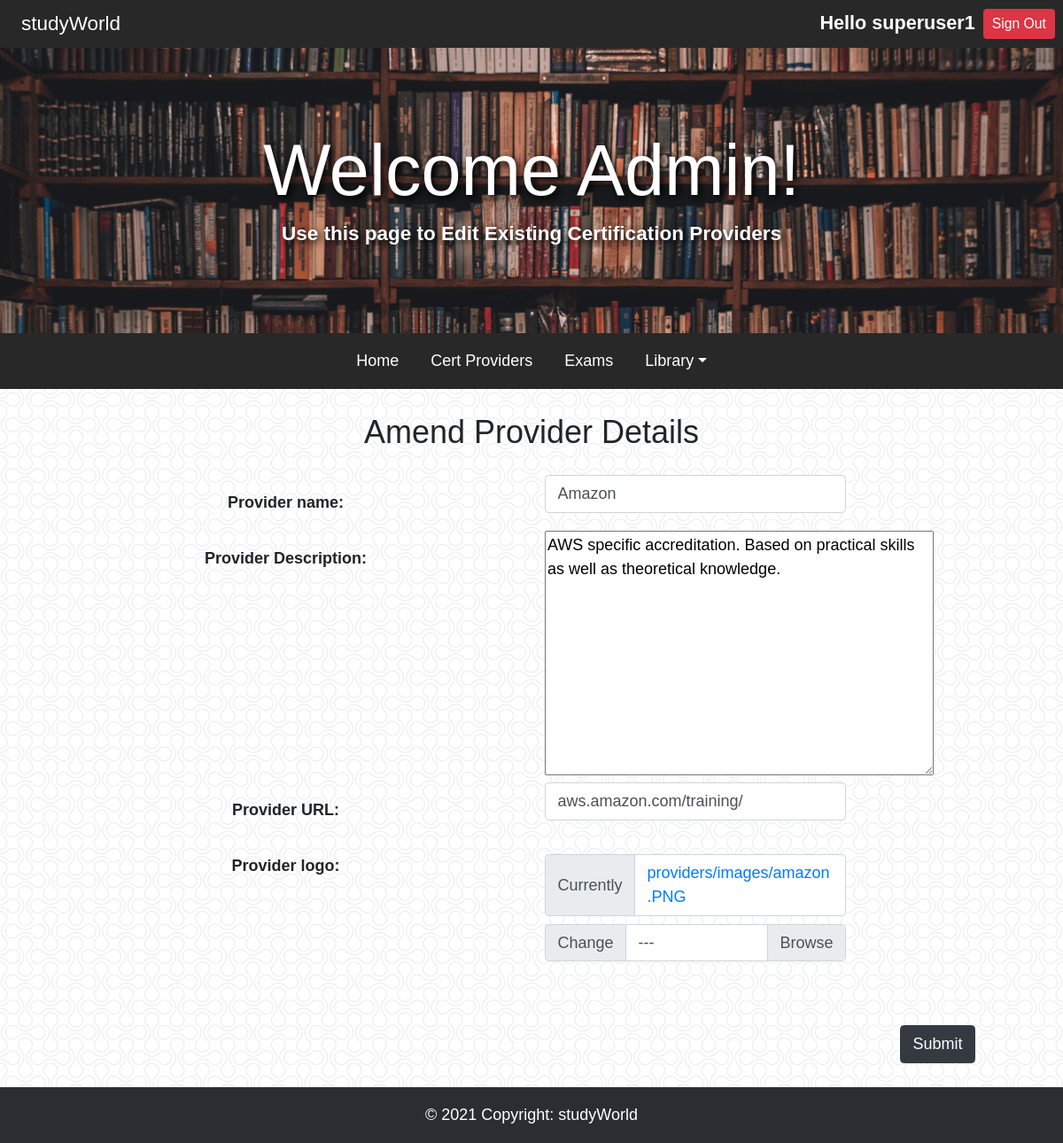
The app's page /providers/update/57 (signed in) with its own data.
### providers/models.py (models this page shows, shortened)
class Providers(models.Model):
    name = models.CharField(max_length=50)
    description = models.CharField(max_length=200)
    url = models.CharField(max_length=50)
    logo = models.ImageField(upload_to='providers/images/', null=True)
    created = models.DateTimeField(auto_now_add=True)
    class Meta:
        ordering = ['created']

### providers/views.py (the view, shortened to what this page needs)
# urls.py: path('providers/update/<pk>', providers_update, name='providers-update'),
def providers_update(request, pk):
    if request.user.is_staff:
        provider = Providers.objects.get(id=pk)
        form = providerCreateForm(instance=provider)
        context = {'form': form}
        return render(request, 'update.html', context)
    else:
        return redirect('index')

### providers/forms.py
class providerCreateForm(forms.ModelForm):
    name = forms.CharField(widget=forms.TextInput(attrs={
        'placeholder': 'Provider Name'}))
    description = forms.CharField(widget=forms.TextInput(attrs={
        'placeholder': 'Provider description'}))
    url = forms.CharField(widget=forms.TextInput(attrs={
        'placeholder': 'url'}))
    logo = forms.ImageField()
    def __init__(self, *args, **kwargs):
        super(providerCreateForm, self).__init__(*args, **kwargs)
        self.helper = FormHelper()
        self.helper.form_show_labels = False
    class Meta:
        model = Providers
        fields = ['name', 'description', 'url', 'logo']

### providers/templates/update.html (shortened to what this page needs)
{% extends "base.html" %}
{% load crispy_forms_tags %}
{% load static %}
{% block scripts %}
    <link rel="stylesheet" type="text/css" href="{% static 'css/main.css' %}">
{% endblock scripts %}
{% block content %}
<div class="jumbotron jumbotron-fluid">
    <div class="container">
        <h1 class="display-3 text-center">
            <strong>
                Welcome Admin!
            </strong>
        </h1>
        <h5 class="text-center">
            <strong>
                Use this page to Edit Existing Certification Providers
            </strong>
        </h5>
    </div>
</div>
{% include "navbar.html" %}
<div class="container">
    <h2 class="my-4 text-center">
        Amend Provider Details
    </h2>
    <form method="post" enctype="multipart/form-data">
        <div class="container">
            <div class="row">
                <div class="col-md-6 pt-3 text-center">
                    <p class="fieldname">Provider name:</p>
                </div>
                <div class="col-md-4 text-left">
                    {{ form.name|as_crispy_field }}
                </div>
            </div>
            <div class="row">
                <div class="col-md-6 pt-3 text-center">
                    <p class="fieldname">Provider Description:</p>
                </div>
                <div class="col-md-4 text-center">
                    {{ form.description.as_textarea }}
                </div>
            </div>
            <div class="row">
                <div class="col-md-6 pt-3 text-center">
                    <p class="fieldname">Provider URL:</p>
                </div>
                <div class="col-md-4 text-left">
                    {{ form.url|as_crispy_field }}
                </div>
            </div>
            <div class="row">
                <div class="col-md-6 pt-3 text-center">
                    <p class="fieldname">Provider logo:</p>
                </div>
                <div class="col-md-4 pt-3">
                    {{ form.logo|as_crispy_field }}
                </div>
            </div>
            <br>
        </div>
        <div class="text-right pr-5">
            <button class="btn btn-dark my-4" type="submit">Submit</button>
        </div>
    </form>
</div>
{% endblock content %}

### templates/base.html (shortened to what this page needs)
{% load static %}
<!DOCTYPE html>
<html lang="en">
    <head>
        <link rel="stylesheet" href="https://cdn.jsdelivr.net/npm/bootstrap@4.5.3/dist/css/bootstrap.min.css">
        <link rel="stylesheet" type="text/css" href="{% static 'css/style.css' %}">
        {% block scripts %}
        {% endblock scripts %}
    </head>
    <div class="container-fluid headpanel">
        <div class="row">
          <div class="col-8"><a class="navbar-brand mx-2 my-1 studyworld" href="{% url 'index' %}">studyWorld</a></div>
          <div class="col-4 align-self-center px-2">
            {% if user.is_authenticated %}
              <a class="btn btn-sm btn-danger fw-bold float-right" href="{% url 'members:member-signout' %}" type="submit">Sign Out</a>
              <a class="text-wrap pr-2 float-right" id="greeting"> Hello {{request.user}}</a>
            {% else %}
              <a class="btn btn-sm btn-success fw-bold float-right mx-2 headbtn" href="{% url 'members:member-register' %}" type="submit">Join Us</a>
              <a class="btn btn-sm btn-success fw-bold float-right mx-2 headbtn" href="{% url 'members:member-signin' %}" type="submit">Sign In!</a>
            {% endif %}
          </div>
        </div>
      </div>
    <body>
        {% block content %}
        {% endblock content %}
    </body>
<footer class="bg-dark text-center text-white footermobile">
  <div class="text-center p-3" style="background-color: rgba(0, 0, 0, 0.2);">
    © 2021 Copyright:
    <a class="text-white">studyWorld</a>
  </div>
</footer>
</html>

### static/css/style.css (style rules this page uses)
body, html { height: 100%; margin: 0; font-size: large; font-family: Arial; background-color: white; background-image: url('../images/backgrounds/bubble.png'); }
.studyworld { color:white }
.headpanel { background-color: rgb(40, 40, 40); }
#greeting { color: white; font-size: larger; font-weight: bold; }
.jumbotron { color: white; text-shadow: 3px 3px 8px #000000; margin-bottom: 0 !important; background-image: url('/static/images/jumbotron/resource.png'); background-size: cover; padding: 5rem 3rem; background-color: rgb(65, 65, 65); }

### providers/static/css/main.css (style rules this page uses)
.fieldname { font-weight: bold; font-size: large; }

### records on screen
Providers: name "Amazon", description "AWS specific accreditation. Based on practical skills as well as theoretical knowledge.", url "aws.amazon.com/training/", logo|as_crispy_field "Currently providers/images/amazon.PNG Change ---"

### other values on screen
{{ request.user }} "superuser1"
